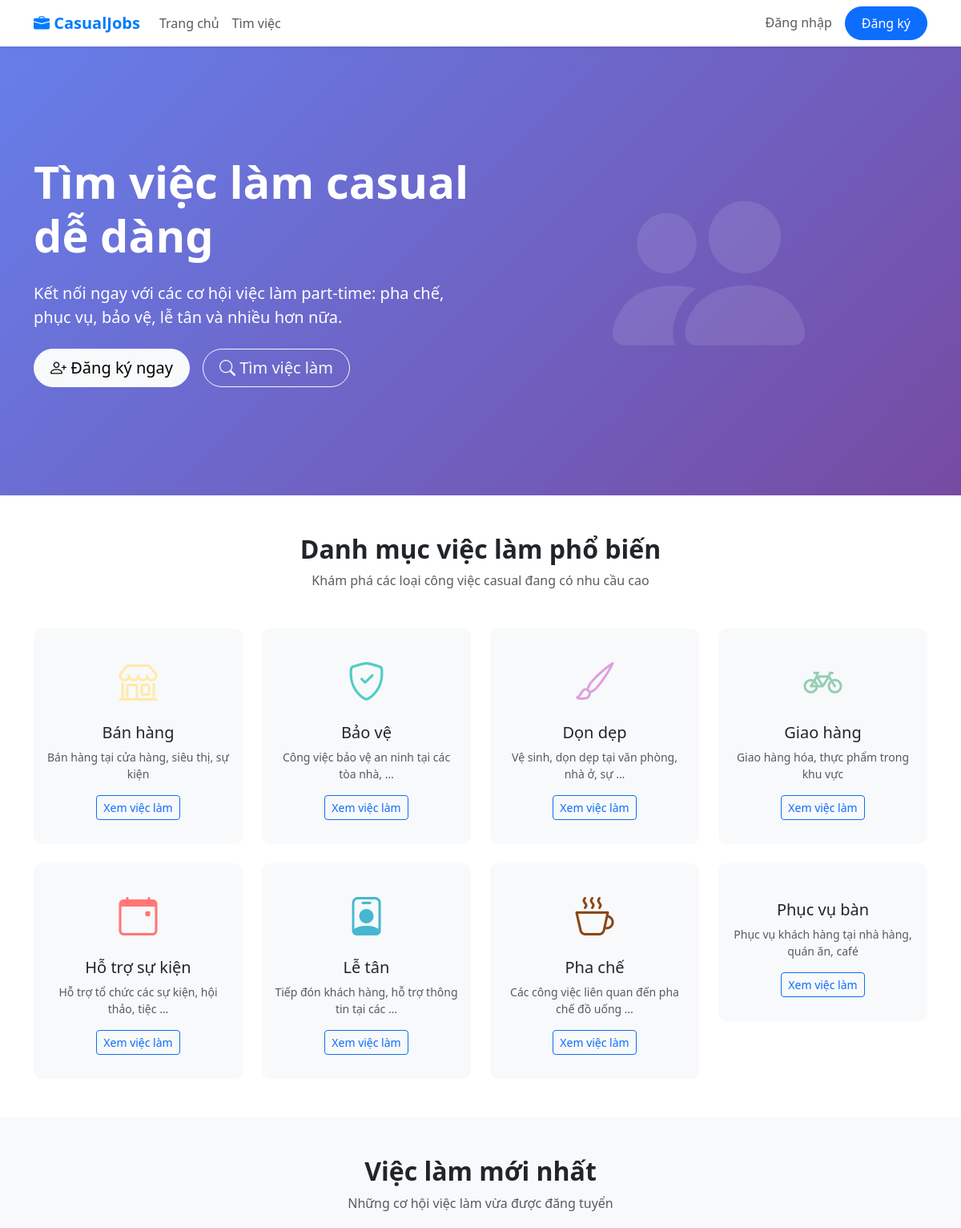
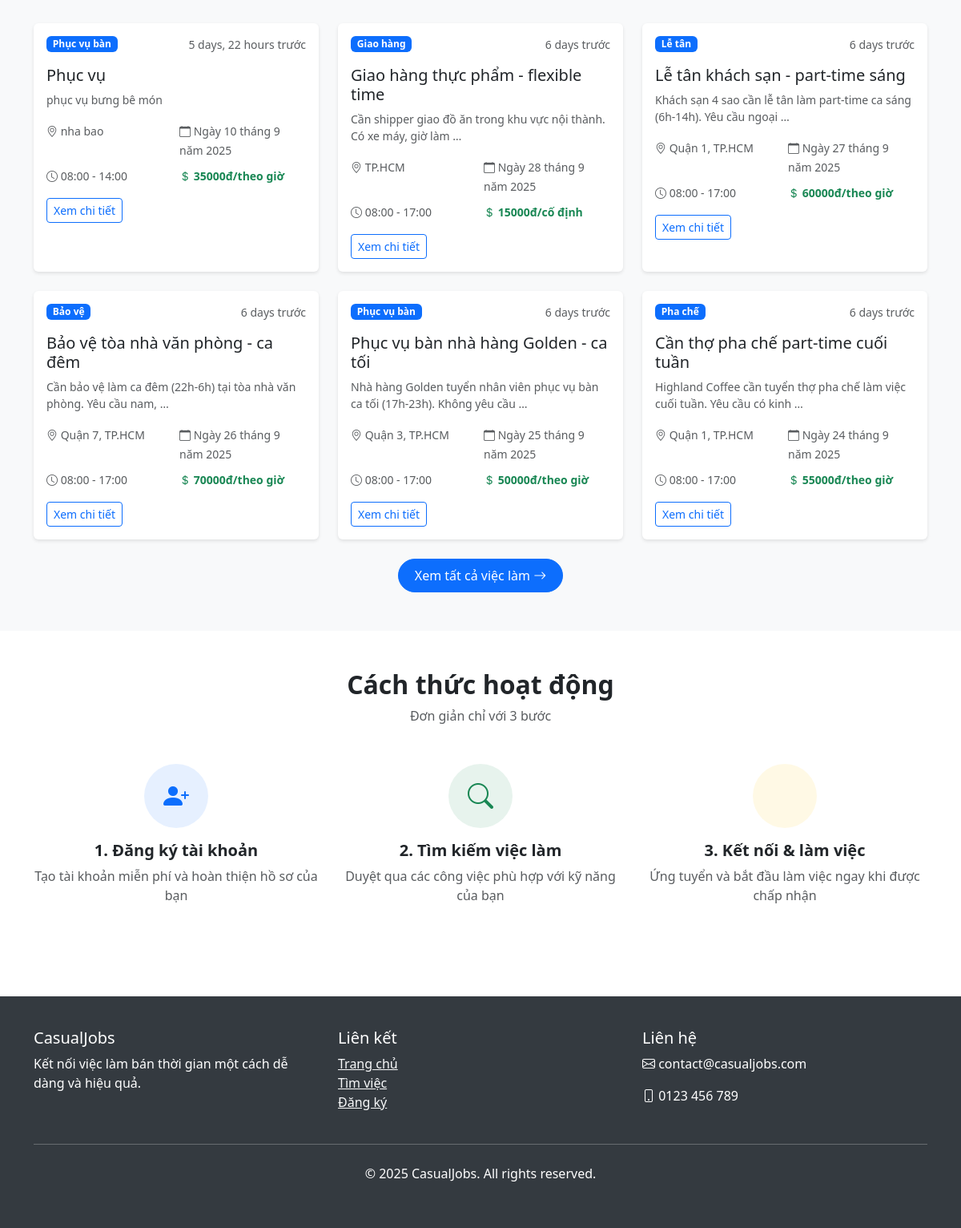
The page / on the database its author committed (2 pictures, top to bottom).
### jobs/models.py (models this page shows, shortened)
class JobCategory(models.Model):
    name = models.CharField(max_length=100, unique=True, help_text='Tên danh mục công việc')
    description = models.TextField(blank=True, help_text='Mô tả danh mục')
    icon = models.CharField(max_length=50, blank=True, help_text='CSS class cho icon')
    color = models.CharField(max_length=7, default='#007bff', help_text='Màu sắc hiển thị (hex)')
    is_active = models.BooleanField(default=True)
    created_at = models.DateTimeField(auto_now_add=True)
    class Meta:
        verbose_name = 'Danh mục công việc'
        verbose_name_plural = 'Danh mục công việc'
        ordering = ['name']

class JobPost(models.Model):
    PRIORITY_CHOICES = (
        ('low', 'Thấp'),
        ('normal', 'Bình thường'),
        ('high', 'Cao'),
        ('urgent', 'Khẩn cấp'),
    )
    PAYMENT_TYPES = (
        ('hourly', 'Theo giờ'),
        ('daily', 'Theo ngày'),
        ('fixed', 'Cố định'),
    )
    STATUS_CHOICES = (
        ('draft', 'Nháp'),
        ('published', 'Đã đăng'),
        ('closed', 'Đã đóng'),
        ('expired', 'Hết hạn'),
    )
    title = models.CharField(max_length=200, help_text='Tiêu đề bài đăng')
    description = models.TextField(help_text='Mô tả chi tiết công việc')
    employer = models.ForeignKey(settings.AUTH_USER_MODEL, on_delete=models.CASCADE,
                                related_name='job_posts', limit_choices_to={'user_type': 'employer'})
    category = models.ForeignKey(JobCategory, on_delete=models.CASCADE, related_name='jobs')
    location = models.CharField(max_length=200, help_text='Địa điểm làm việc')
    work_date = models.DateField(help_text='Ngày làm việc')
    work_time_start = models.TimeField(help_text='Giờ bắt đầu')
    work_time_end = models.TimeField(help_text='Giờ kết thúc')
    duration_hours = models.DecimalField(max_digits=5, decimal_places=2,
                                        help_text='Số giờ làm việc')
    payment_type = models.CharField(max_length=10, choices=PAYMENT_TYPES, default='hourly')
    payment_amount = models.DecimalField(max_digits=10, decimal_places=2,
                                        help_text='Số tiền (VND)')
    required_skills = models.TextField(blank=True,
                                      help_text='Kỹ năng yêu cầu (cách nhau bởi dấu phẩy)')
    experience_required = models.PositiveIntegerField(default=0,
                                                     help_text='Số năm kinh nghiệm yêu cầu')
    number_of_workers = models.PositiveIntegerField(default=1,
                                                   help_text='Số lượng người cần tuyển')
    status = models.CharField(max_length=10, choices=STATUS_CHOICES, default='draft')
    priority = models.CharField(max_length=10, choices=PRIORITY_CHOICES, default='normal')
    application_deadline = models.DateTimeField(help_text='Hạn nộp đơn ứng tuyển')
    created_at = models.DateTimeField(auto_now_add=True)
    updated_at = models.DateTimeField(auto_now=True)
    contact_phone = models.CharField(max_length=15, blank=True)
    contact_email = models.EmailField(blank=True)
    class Meta:
        verbose_name = 'Bài đăng việc làm'
        verbose_name_plural = 'Bài đăng việc làm'
        ordering = ['-created_at', '-priority']

### accounts/views.py (the view)
# urls.py: path('', home_view, name='home'),
def home_view(request):
    from jobs.models import JobPost, JobCategory
    recent_jobs = JobPost.objects.filter(status='published').order_by('-created_at')[:6]
    categories = JobCategory.objects.filter(is_active=True)
    context = {
        'recent_jobs': recent_jobs,
        'categories': categories,
    }
    return render(request, 'home.html', context)

### templates/home.html (shortened to what this page needs)
{% extends 'base.html' %}
{% block content %}
<section class="hero-section">
    <div class="container">
        <div class="row align-items-center">
            <div class="col-lg-6">
                <h1 class="display-4 fw-bold mb-4">Tìm việc làm casual dễ dàng</h1>
                <p class="lead mb-4">Kết nối ngay với các cơ hội việc làm part-time: pha chế, phục vụ, bảo vệ, lễ tân và nhiều hơn nữa.</p>
                <div class="d-grid gap-2 d-md-flex">
                    {% if not user.is_authenticated %}
                        <a href="{% url 'accounts:signup' %}" class="btn btn-light btn-lg btn-custom me-md-2">
                            <i class="bi bi-person-plus"></i> Đăng ký ngay
                        </a>
                    {% endif %}
                    <a href="{% url 'jobs:job_list' %}" class="btn btn-outline-light btn-lg btn-custom">
                        <i class="bi bi-search"></i> Tìm việc làm
                    </a>
                </div>
            </div>
            <div class="col-lg-6">
                <div class="text-center">
                    <i class="bi bi-people-fill" style="font-size: 15rem; opacity: 0.1;"></i>
                </div>
            </div>
        </div>
    </div>
</section>
<section class="py-5">
    <div class="container">
        <div class="text-center mb-5">
            <h2 class="fw-bold">Danh mục việc làm phổ biến</h2>
            <p class="text-muted">Khám phá các loại công việc casual đang có nhu cầu cao</p>
        </div>
        <div class="row g-4">
            {% for category in categories %}
            <div class="col-md-4 col-lg-3">
                <div class="category-card bg-light">
                    <i class="bi bi-{{ category.icon|default:'briefcase' }}" style="font-size: 3rem; color: {{ category.color }};"></i>
                    <h5 class="mt-3 mb-2">{{ category.name }}</h5>
                    <p class="text-muted small">{{ category.description|truncatewords:10 }}</p>
                    <a href="{% url 'jobs:job_list' %}?category={{ category.id }}" class="btn btn-sm btn-outline-primary">
                        Xem việc làm
                    </a>
                </div>
            </div>
            {% empty %}
            <div class="col-12 text-center">
                <p class="text-muted">Chưa có danh mục nào được tạo.</p>
            </div>
            {% endfor %}
        </div>
    </div>
</section>
<section class="py-5 bg-light">
    <div class="container">
        <div class="text-center mb-5">
            <h2 class="fw-bold">Việc làm mới nhất</h2>
            <p class="text-muted">Những cơ hội việc làm vừa được đăng tuyển</p>
        </div>
        <div class="row g-4">
            {% for job in recent_jobs %}
            <div class="col-md-6 col-lg-4">
                <div class="card job-card h-100">
                    <div class="card-body">
                        <div class="d-flex justify-content-between align-items-start mb-3">
                            <span class="badge bg-primary">{{ job.category.name }}</span>
                            <small class="text-muted">{{ job.created_at|timesince }} trước</small>
                        </div>
                        <h5 class="card-title mb-2">{{ job.title }}</h5>
                        <p class="card-text text-muted small">{{ job.description|truncatewords:15 }}</p>
                        <div class="row g-2 mb-3">
                            <div class="col-6">
                                <small class="text-muted">
                                    <i class="bi bi-geo-alt"></i> {{ job.location }}
                                </small>
                            </div>
                            <div class="col-6">
                                <small class="text-muted">
                                    <i class="bi bi-calendar"></i> {{ job.work_date }}
                                </small>
                            </div>
                            <div class="col-6">
                                <small class="text-muted">
                                    <i class="bi bi-clock"></i> {{ job.work_time_start }} - {{ job.work_time_end }}
                                </small>
                            </div>
                            <div class="col-6">
                                <small class="fw-bold text-success">
                                    <i class="bi bi-currency-dollar"></i> {{ job.payment_amount|floatformat:0 }}đ/{{ job.get_payment_type_display|lower }}
                                </small>
                            </div>
                        </div>
                        <a href="{% url 'jobs:job_detail' job.pk %}" class="btn btn-outline-primary btn-sm">
                            Xem chi tiết
                        </a>
                    </div>
                </div>
            </div>
            {% endfor %}
        </div>
        {% if recent_jobs %}
        <div class="text-center mt-4">
            <a href="{% url 'jobs:job_list' %}" class="btn btn-primary btn-custom">
                Xem tất cả việc làm <i class="bi bi-arrow-right"></i>
            </a>
        </div>
        {% endif %}
    </div>
</section>
<section class="py-5">
    <div class="container">
        <div class="text-center mb-5">
            <h2 class="fw-bold">Cách thức hoạt động</h2>
            <p class="text-muted">Đơn giản chỉ với 3 bước</p>
        </div>
        <div class="row g-4">
            <div class="col-md-4 text-center">
                <div class="bg-primary bg-opacity-10 rounded-circle d-inline-flex align-items-center justify-content-center mb-3" style="width: 80px; height: 80px;">
                    <i class="bi bi-person-plus-fill text-primary" style="font-size: 2rem;"></i>
                </div>
                <h5 class="fw-bold">1. Đăng ký tài khoản</h5>
                <p class="text-muted">Tạo tài khoản miễn phí và hoàn thiện hồ sơ của bạn</p>
            </div>
            <div class="col-md-4 text-center">
                <div class="bg-success bg-opacity-10 rounded-circle d-inline-flex align-items-center justify-content-center mb-3" style="width: 80px; height: 80px;">
                    <i class="bi bi-search text-success" style="font-size: 2rem;"></i>
                </div>
                <h5 class="fw-bold">2. Tìm kiếm việc làm</h5>
                <p class="text-muted">Duyệt qua các công việc phù hợp với kỹ năng của bạn</p>
            </div>
            <div class="col-md-4 text-center">
                <div class="bg-warning bg-opacity-10 rounded-circle d-inline-flex align-items-center justify-content-center mb-3" style="width: 80px; height: 80px;">
                </div>
                <h5 class="fw-bold">3. Kết nối & làm việc</h5>
                <p class="text-muted">Ứng tuyển và bắt đầu làm việc ngay khi được chấp nhận</p>
            </div>
        </div>
    </div>
</section>
{% endblock %}

### templates/base.html (shortened to what this page needs)
<!DOCTYPE html>
<html lang="vi">
<head>
    <link href="https://cdn.jsdelivr.net/npm/bootstrap@5.3.0/dist/css/bootstrap.min.css" rel="stylesheet">
    <link href="https://cdn.jsdelivr.net/npm/bootstrap-icons@1.10.0/font/bootstrap-icons.css" rel="stylesheet">
    <link href="https://cdn.jsdelivr.net/npm/bootstrap-datepicker@1.9.0/dist/css/bootstrap-datepicker.min.css" rel="stylesheet">
    <link href="https://cdn.jsdelivr.net/npm/@eonasdan/tempus-dominus@6.7.19/dist/css/tempus-dominus.min.css" rel="stylesheet">
</head>
<body>
    <nav class="navbar navbar-expand-lg navbar-light bg-white shadow-sm">
        <div class="container">
            <a class="navbar-brand" href="{% url 'home' %}">
                <i class="bi bi-briefcase-fill"></i> CasualJobs
            </a>
            <div class="collapse navbar-collapse" id="navbarNav">
                <ul class="navbar-nav me-auto">
                    <li class="nav-item">
                        <a class="nav-link" href="{% url 'home' %}">Trang chủ</a>
                    </li>
                    <li class="nav-item">
                        <a class="nav-link" href="{% url 'jobs:job_list' %}">Tìm việc</a>
                    </li>
                </ul>
                <ul class="navbar-nav">
                    {% if user.is_authenticated %}
                        <li class="nav-item dropdown">
                            <a class="nav-link dropdown-toggle" href="#" role="button" data-bs-toggle="dropdown">
                                <i class="bi bi-person-circle"></i> {{ user.first_name|default:user.username }}
                                {% if user.is_admin %}
                                    <span class="admin-badge">ADMIN</span>
                                {% endif %}
                            </a>
                            <ul class="dropdown-menu">
                                <li><a class="dropdown-item" href="{% url 'accounts:profile' %}">
                                    <i class="bi bi-person"></i> Hồ sơ
                                </a></li>
                                {% if user.user_type == 'employer' %}
                                <li><a class="dropdown-item" href="{% url 'jobs:my_jobs' %}">
                                    <i class="bi bi-briefcase"></i> Việc đã đăng
                                </a></li>
                                {% else %}
                                <li><a class="dropdown-item" href="{% url 'jobs:my_applications' %}">
                                    <i class="bi bi-file-earmark-text"></i> Đơn ứng tuyển
                                </a></li>
                                {% endif %}
                                {% if user.is_admin %}
                                <li><hr class="dropdown-divider"></li>
                                <li><a class="dropdown-item" href="{% url 'accounts:admin_dashboard' %}">
                                    <i class="bi bi-speedometer2"></i> Admin Dashboard
                                </a></li>
                                <li><a class="dropdown-item" href="{% url 'accounts:admin_skills' %}">
                                    <i class="bi bi-tags"></i> Quản lý Kỹ năng
                                </a></li>
                                <li><a class="dropdown-item" href="{% url 'accounts:admin_complaints' %}">
                                    <i class="bi bi-exclamation-circle"></i> Khiếu nại
                                </a></li>
                                <li><a class="dropdown-item" href="{% url 'accounts:admin_users' %}">
                                    <i class="bi bi-people"></i> Quản lý Người dùng
                                </a></li>
                                {% endif %}
                                <li><hr class="dropdown-divider"></li>
                                <li><a class="dropdown-item" href="{% url 'accounts:logout' %}">
                                    <i class="bi bi-box-arrow-right"></i> Đăng xuất
                                </a></li>
                            </ul>
                        </li>
                    {% else %}
                        <li class="nav-item">
                            <a class="nav-link" href="{% url 'accounts:login' %}">Đăng nhập</a>
                        </li>
                        <li class="nav-item">
                            <a class="btn btn-primary btn-custom ms-2" href="{% url 'accounts:signup' %}">Đăng ký</a>
                        </li>
                    {% endif %}
                </ul>
            </div>
        </div>
    </nav>
    <main>
        {% block content %}
        {% endblock %}
    </main>
    <footer class="footer">
        <div class="container">
            <div class="row">
                <div class="col-md-4">
                    <h5>CasualJobs</h5>
                    <p>Kết nối việc làm bán thời gian một cách dễ dàng và hiệu quả.</p>
                </div>
                <div class="col-md-4">
                    <h5>Liên kết</h5>
                    <ul class="list-unstyled">
                        <li><a href="{% url 'home' %}" class="text-light">Trang chủ</a></li>
                        <li><a href="{% url 'jobs:job_list' %}" class="text-light">Tìm việc</a></li>
                        <li><a href="{% url 'accounts:signup' %}" class="text-light">Đăng ký</a></li>
                    </ul>
                </div>
                <div class="col-md-4">
                    <h5>Liên hệ</h5>
                    <p><i class="bi bi-envelope"></i> contact@casualjobs.com</p>
                    <p><i class="bi bi-phone"></i> 0123 456 789</p>
                </div>
            </div>
            <hr class="my-4">
            <div class="text-center">
                <p>&copy; 2025 CasualJobs. All rights reserved.</p>
            </div>
        </div>
    </footer>
</body>
</html>

### rows shown on the page
JobCategory: name "Bán hàng", description "Bán hàng tại cửa hàng, siêu thị, sự kiện"
JobCategory: name "Bảo vệ", description "Công việc bảo vệ an ninh tại các tòa nhà, …"
JobCategory: name "Dọn dẹp", description "Vệ sinh, dọn dẹp tại văn phòng, nhà ở, sự …"
JobCategory: name "Giao hàng", description "Giao hàng hóa, thực phẩm trong khu vực"
JobCategory: name "Hỗ trợ sự kiện", description "Hỗ trợ tổ chức các sự kiện, hội thảo, tiệc …"
JobCategory: name "Lễ tân", description "Tiếp đón khách hàng, hỗ trợ thông tin tại các …"
JobCategory: name "Pha chế", description "Các công việc liên quan đến pha chế đồ uống …"
JobCategory: name "Phục vụ bàn", description "Phục vụ khách hàng tại nhà hàng, quán ăn, café"
JobPost: category.name "Phục vụ bàn", created_at "5 days, 22 hours", title "Phục vụ", description "phục vụ bưng bê món", location "nha bao", work_date "Ngày 10 tháng 9 năm 2025", work_time_start "08:00", work_time_end "14:00", payment_amount "35000", payment_type "theo giờ"
JobPost: category.name "Giao hàng", created_at "6 days", title "Giao hàng thực phẩm - flexible time", description "Cần shipper giao đồ ăn trong khu vực nội thành. Có xe máy, giờ làm …", location "TP.HCM", work_date "Ngày 28 tháng 9 năm 2025", work_time_start "08:00", work_time_end "17:00", payment_amount "15000", payment_type "cố định"
JobPost: category.name "Lễ tân", created_at "6 days", title "Lễ tân khách sạn - part-time sáng", description "Khách sạn 4 sao cần lễ tân làm part-time ca sáng (6h-14h). Yêu cầu ngoại …", location "Quận 1, TP.HCM", work_date "Ngày 27 tháng 9 năm 2025", work_time_start "08:00", work_time_end "17:00", payment_amount "60000", payment_type "theo giờ"
JobPost: category.name "Bảo vệ", created_at "6 days", title "Bảo vệ tòa nhà văn phòng - ca đêm", description "Cần bảo vệ làm ca đêm (22h-6h) tại tòa nhà văn phòng. Yêu cầu nam, …", location "Quận 7, TP.HCM", work_date "Ngày 26 tháng 9 năm 2025", work_time_start "08:00", work_time_end "17:00", payment_amount "70000", payment_type "theo giờ"
JobPost: category.name "Phục vụ bàn", created_at "6 days", title "Phục vụ bàn nhà hàng Golden - ca tối", description "Nhà hàng Golden tuyển nhân viên phục vụ bàn ca tối (17h-23h). Không yêu cầu …", location "Quận 3, TP.HCM", work_date "Ngày 25 tháng 9 năm 2025", work_time_start "08:00", work_time_end "17:00", payment_amount "50000", payment_type "theo giờ"
JobPost: category.name "Pha chế", created_at "6 days", title "Cần thợ pha chế part-time cuối tuần", description "Highland Coffee cần tuyển thợ pha chế làm việc cuối tuần. Yêu cầu có kinh …", location "Quận 1, TP.HCM", work_date "Ngày 24 tháng 9 năm 2025", work_time_start "08:00", work_time_end "17:00", payment_amount "55000", payment_type "theo giờ"
